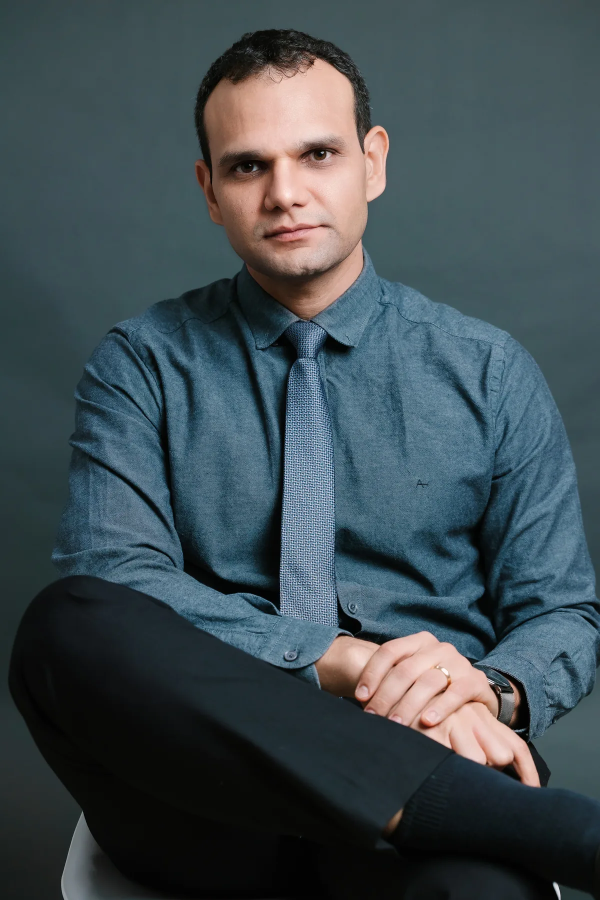
#> input picture assets/img/diego-escuro-sentado.webp, 1200 x 1800 px (shown at 1/2 size)
$ python ultimo_quadro.py ../assets/img/diego-escuro-em-pe.webp ../assets/img/diego-escuro-sentado.webp
#> lines starting #> are read from the running program, lines starting #| are printed output that depends on the picture
"""Extrai o último quadro de um clipe em PNG sem perdas, na resolução nativa (sem upscale, sem recorte).
Uso: python ultimo_quadro.py clipe.mp4 [saida.png]
Sem saida, grava <clipe>_ultimo_quadro.png ao lado do clipe. Avisa se o quadro não for 1080x1920 (9:16)
ou se o canto inferior direito parecer ter marca d'água (brilho alto num canto que deveria ser escuro).
Equivale a: ffmpeg -sseof -0.5 -i clipe.mp4 -an -update 1 saida.png (cada quadro sobrescreve o anterior; fica o último)."""
import subprocess
import sys
from pathlib import Path

from PIL import Image


def main() -> None:
    if len(sys.argv) < 2:
        sys.exit(__doc__)
    clipe = Path(sys.argv[1])
    saida = Path(sys.argv[2]) if len(sys.argv) > 2 else clipe.with_name(clipe.stem + "_ultimo_quadro.png")
    subprocess.run(["ffmpeg", "-v", "error", "-y", "-sseof", "-0.5", "-i", str(clipe), "-an",
                    "-update", "1", "-compression_level", "9", str(saida)], check=True)
#> (this line was passed over: subprocess is not available in this run)
    im = Image.open(saida).convert("RGB")
#> im is the input picture: PIL image 1200x1800 RGB; mean R, G, B 63.3, 76.3, 81.8
    w, h = im.size
#> w = 1200; h = 1800
    print(f"{saida} {w}x{h}")
#| ../assets/img/diego-escuro-sentado.webp 1200x1800
    if (w, h) != (1080, 1920):
        print(f"AVISO: esperado 1080x1920 (9:16), veio {w}x{h}.")
#| AVISO: esperado 1080x1920 (9:16), veio 1200x1800.
    canto = im.crop((int(w * .80), int(h * .92), w, h)).convert("L")
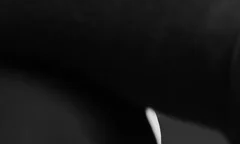
#> canto: PIL image 240x144 L; min 0, max 235, mean 18.4
    if canto.getextrema()[1] > 200:
        print("AVISO: canto inferior direito tem pixels muito claros (marca d'água?). Confira o quadro.")


if __name__ == "__main__":
    main()

$ run again, on assets/img/diego-retrato-700.webp
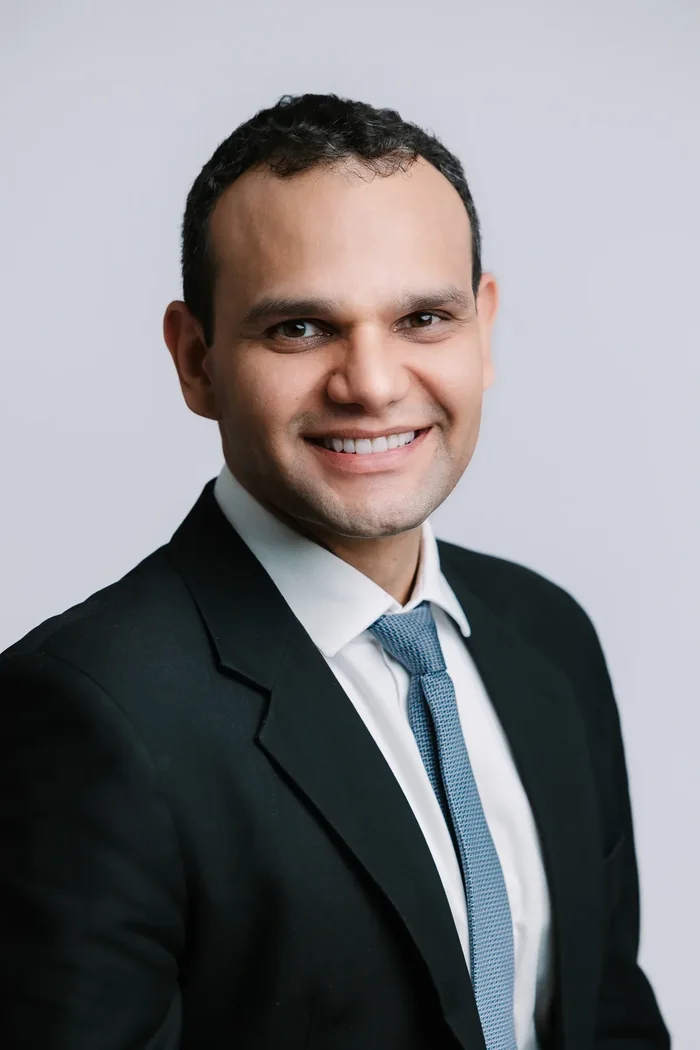
#> input picture assets/img/diego-retrato-700.webp, 700 x 1050 px
#> in main, im is the input picture: PIL image 700x1050 RGB; mean R, G, B 128.8, 128.3, 131.6
#| ../assets/img/diego-retrato-700.webp 700x1050
#| AVISO: esperado 1080x1920 (9:16), veio 700x1050.
#> in main, `canto = im.crop((int(w * .80), int(h * .92), w, h)).convert("L")`:
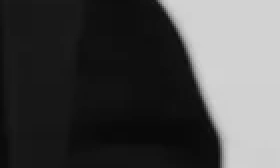
#> canto: PIL image 140x84 L (shown 2 times larger); min 9, max 212, mean 74.1
